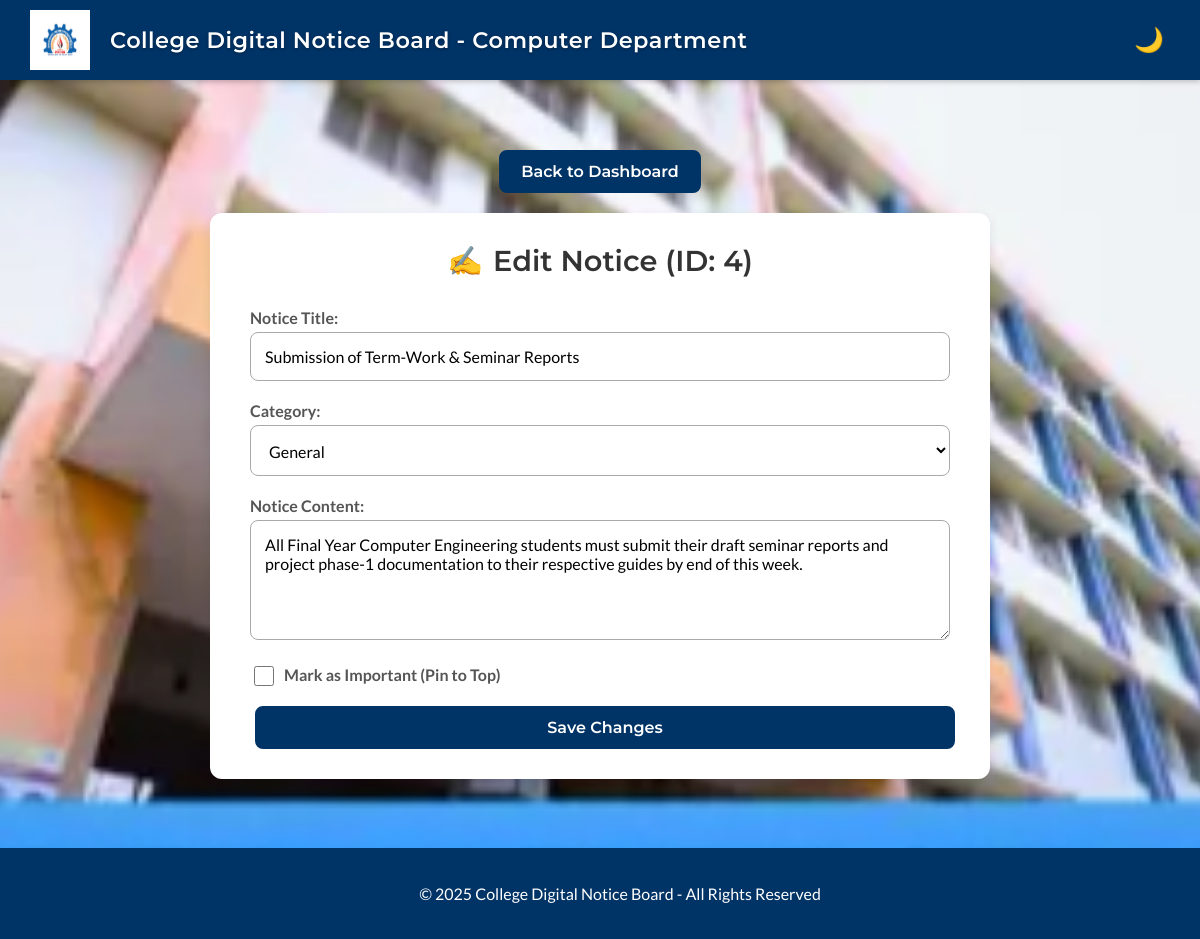
/edit_notice.php?id=4 (signed in), run on the app's committed database.
### tables this page shows
CREATE TABLE `notices` (
  `id` INT(11) NOT NULL AUTO_INCREMENT,
  `title` VARCHAR(255) NOT NULL,
  `content` TEXT NOT NULL,
  `is_pinned` TINYINT(1) NOT NULL DEFAULT 0,
  `created_at` TIMESTAMP NOT NULL DEFAULT CURRENT_TIMESTAMP,
  PRIMARY KEY (`id`)
);

### edit_notice.php (the view, shortened to what this page needs)
<?php
$notice_id = $_GET['id'] ?? 0;
$notice_title = "";
$notice_content = "";
$current_cat = "General";
$is_checked = "";
if ($notice_id > 0) {
    include 'config.php';
    $conn = new mysqli($servername, $username, $password, $dbname, 3307);
    if ($conn->connect_error) {
        die("Connection failed: " . $conn->connect_error);
    } else {
        $stmt = $conn->prepare("SELECT title, content, is_pinned FROM notices WHERE id = ?");
        $stmt->bind_param("i", $notice_id);
        $stmt->execute();
        $result = $stmt->get_result();
        if ($result->num_rows > 0) {
            $row = $result->fetch_assoc();
            $notice_title = $row['title'];
            $is_checked = ($row['is_pinned'] == 1) ? 'checked' : '';
            $full_content = $row['content'];
            $notice_content = $full_content;
            if (preg_match('/^\[(.*?)\]/', $full_content, $matches)) {
                $current_cat = $matches[1];
                $notice_content = trim(str_replace("[$current_cat]", "", $full_content));
            }
        }
    }
}
?>
<!DOCTYPE html>
<html lang="en">
<head>
  <link rel="stylesheet" href="/notice/style.css">
</head>
<body>
  <header class="main-header">
    <img src="/notice/logo.png" alt="College Logo" class="logo">
    <h1>College Digital Notice Board - Computer Department</h1>
    <button id="dark-mode-toggle" title="Toggle dark mode"></button>
  </header>
  <main>
    <div class="home-button-container">
        <a href="dashboard" class="btn btn-primary">Back to Dashboard</a>
    </div>
    <form class="form-card" action="api.php" method="POST">
      <h2>Edit Notice (ID: <?php echo $notice_id; ?>)</h2>
      <label for="title">Notice Title:</label>
      <input type="text" id="title" name="title" value="<?php echo htmlspecialchars($notice_title); ?>" required>
      <label for="category">Category:</label>
      <select id="category" name="category">
          <option value="General" <?php if($current_cat == 'General') echo 'selected'; ?>>General</option>
      </select>
      <label for="message">Notice Content:</label>
      <textarea id="message" name="message" required><?php echo htmlspecialchars($notice_content); ?></textarea>
      <div class="checkbox-container">
        <input type="checkbox" id="is_pinned" name="is_pinned" value="1" <?php echo $is_checked; ?>>
        <label for="is_pinned">Mark as Important (Pin to Top)</label>
      </div>
      <button type="submit" class="btn btn-primary">Save Changes</button>
    </form>
  </main>
  <footer class="main-footer">
    <p>© 2025 College Digital Notice Board - All Rights Reserved</p>
  </footer>
</body>
</html>

### style.css (style rules this page uses)
:root { --color-primary-blue: #003366; --color-background-grey: #f0f2f5; --color-card-white: #ffffff; --color-text-dark: #333333; --color-text-light: #ffffff; --color-border-light: #e9ecef; --color-field-bg: #f8f9fa; --color-delete-red: #d9534f; --dark-bg: #101415; --dark-card: #1c2224; --dark-text: #e3e8e9; --dark-border: #2a3438; --dark-field: #15191a; --dark-link-blue: #8ab4f8; }
body { font-family: 'Lato', 'Segoe UI', Arial, sans-serif; margin: 0; background-color: var(--color-background-grey); color: var(--color-text-dark); padding-bottom: 100px; background-image: url('background.jpg'); background-size: cover; background-position: center; background-attachment: fixed; overflow-x: hidden; width: 100%; }
h1, h2, h3, h4, h5, h6, .btn { font-family: 'Montserrat', sans-serif; }
main { padding: 40px; }
input[type="text"], input[type="password"], textarea, select { width: 100%; padding: 14px; border: 1px solid #a9a9a9; background-color: #ffffff; border-radius: 8px; margin-bottom: 20px; box-sizing: border-box; font-family: inherit; font-size: 1rem; transition: border-color 0.2s, box-shadow 0.2s; }
header.main-header { background: var(--color-primary-blue); color: var(--color-text-light); padding: 10px 30px; display: flex; align-items: center; justify-content: space-between; box-shadow: 0 2px 5px rgba(0,0,0,0.2); position: relative; z-index: 10; }
header.main-header img.logo { height: 60px; width: 60px; margin-right: 20px; background: #ffffff; padding: 5px; box-sizing: border-box; }
header.main-header h1 { margin: 0; font-size: 1.4rem; font-weight: 600; letter-spacing: 0.5px; flex-grow: 1; text-shadow: 0px 1px 3px rgba(0, 0, 0, 0.3); }
#dark-mode-toggle { font-size: 1.5rem; background: none; border: none; color: white; cursor: pointer; margin-left: 15px; }
body:not(.dark-mode) #dark-mode-toggle::before { content: "🌙"; }
footer.main-footer { background: var(--color-primary-blue); color: var(--color-text-light); text-align: center; padding: 20px; margin-top: 50px; position: fixed; bottom: 0; width: 100%; z-index: 100; }
.btn { padding: 10px 20px; margin: 0 5px; border-radius: 8px; text-decoration: none; font-size: 1rem; font-weight: 600; display: inline-block; border: none; cursor: pointer; transition: all 0.3s ease; }
.btn-primary { background: var(--color-primary-blue); color: var(--color-text-light); border: 2px solid var(--color-primary-blue); }
.form-card, .login-card { background: var(--color-card-white); max-width: 700px; margin: 20px auto; padding: 30px 40px; border-radius: 12px; box-shadow: 0 4px 12px rgba(0,0,0,0.08); }
.form-card h2, .login-card h2 { text-align: center; margin-top: 0; margin-bottom: 30px; font-size: 1.8rem; font-weight: 600; color: var(--color-text-dark); }
.form-card h2::before { content: "✍️"; margin-right: 10px; }
.form-card label { display: block; margin-bottom: 5px; font-weight: 600; color: #555; }
input[type="text"], input[type="password"], textarea { width: 100%; padding: 14px; border: 1px solid #a9a9a9; background-color: #ffffff; border-radius: 8px; margin-bottom: 20px; box-sizing: border-box; font-family: inherit; font-size: 1rem; transition: border-color 0.2s, box-shadow 0.2s; }
textarea { height: 120px; resize: vertical; }
.form-card button, .login-card button { width: 100%; }
.home-button-container { text-align: center; margin-bottom: 20px; margin-top: 30px; display: flex; justify-content: center; gap: 10px; flex-wrap: wrap; }
.checkbox-container { display: flex; align-items: center; margin-bottom: 20px; }
.checkbox-container input { width: 20px; height: 20px; margin-right: 10px; margin-bottom: 0; }
.checkbox-container label { margin-bottom: 0; }

### data on the page
notices: title "Submission of Term-Work & Seminar Reports", message "All Final Year Computer Engineering students must submit their draft seminar reports and project phase-1 documentation to their respective guides by end of this week."

### other printed values
$notice_id "4"
